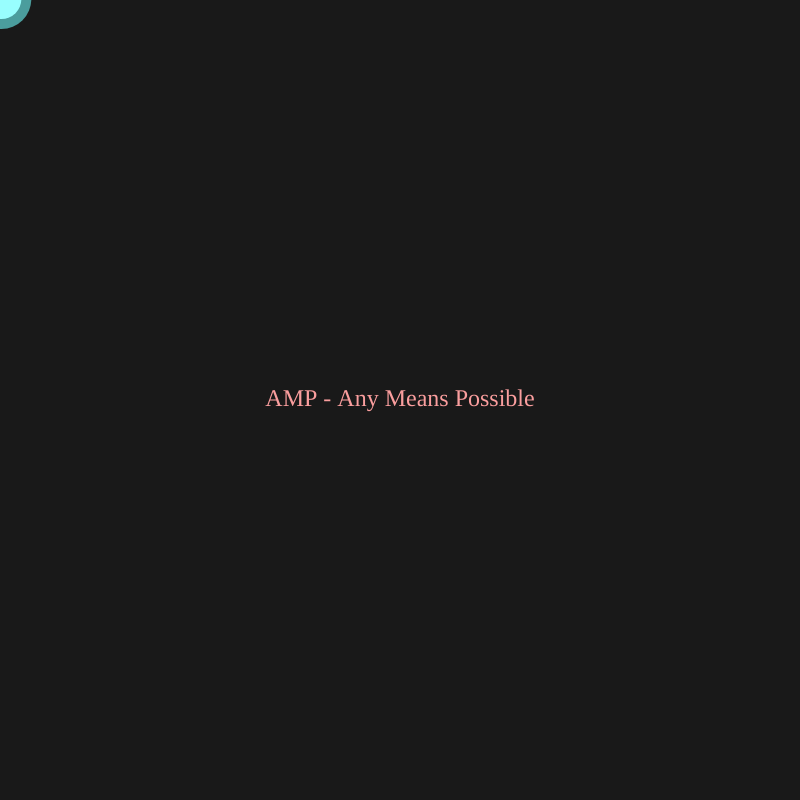
Frame 1 (no input)
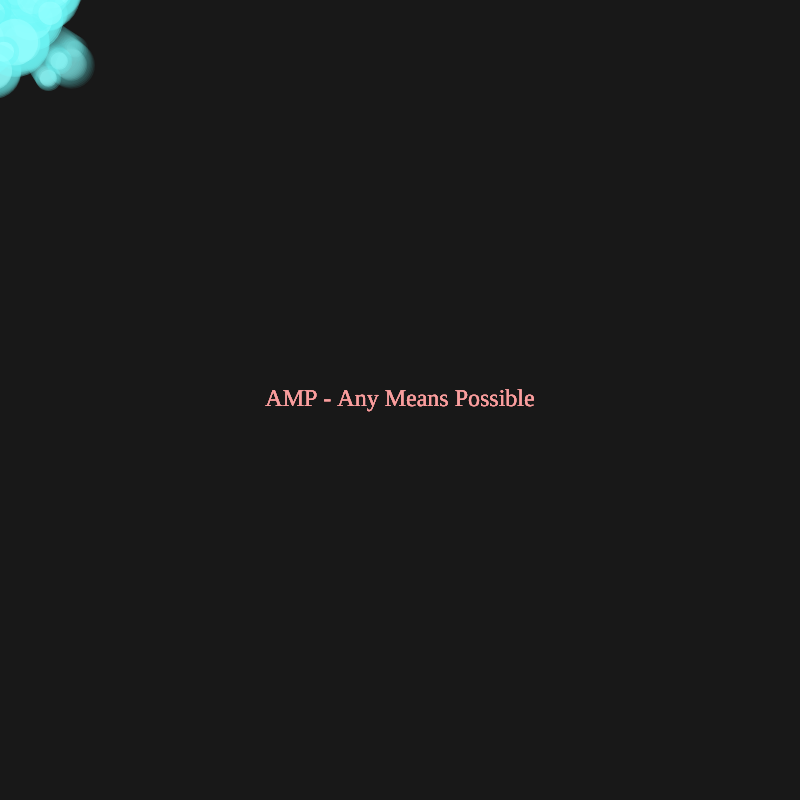
Frame 60 (no input)
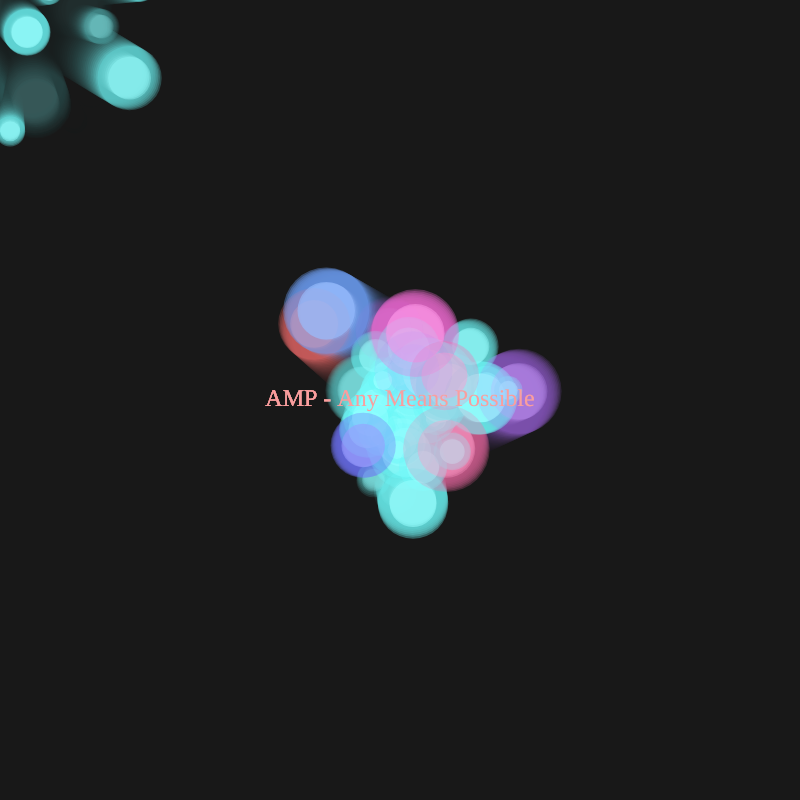
Frame 120 (the mouse pressed at the canvas centre since frame 60)

The p5.js sketch that drew these frames (run headless with seeded random() and noise() and a simulated clock; from frame 60 on, the mouse is pressed at the canvas centre):

// p5.js sketch
// ── sketch.js
let bubbles = [];
let baseText = "AMP - Any Means Possible";

function setup() {
  createCanvas(800, 800);
  colorMode(HSL, 360, 100, 100, 1);
  background(10);
  noCursor();
  textAlign(CENTER, CENTER);
  textFont('Orbitron, sans-serif');
}

function draw() {
  background(10, 0.1);

  let speed = dist(mouseX, mouseY, pmouseX, pmouseY);
  let hue = map(speed, 0, 50, 180, 360);

  bubbles.push(new Bubble(mouseX, mouseY, random(15, 50), hue));

  for (let i = bubbles.length - 1; i >= 0; i--) {
    bubbles[i].update();
    bubbles[i].show();
    if (bubbles[i].alpha < 0) bubbles.splice(i, 1);
  }

  // Text pulse animation based on speed
  let pulse = map(speed, 0, 50, 24, 72, true);
  let textHue = map(speed, 0, 50, 0, 360);
  
  push();
  translate(width / 2, height / 2);
  fill(textHue, 90, 80);
  noStroke();
  textSize(pulse);
  text(baseText, 0, 0);
  pop();
}

function mousePressed() {
  for (let i = 0; i < 10; i++) {
    let size = random(20, 60);
    let offsetX = random(-50, 50);
    let offsetY = random(-50, 50);
    let speed = random(0, 50);
    let hue = map(speed, 0, 50, 180, 360);
    bubbles.push(new Bubble(mouseX + offsetX, mouseY + offsetY, size, hue));
  }
}

class Bubble {
  constructor(x, y, size, hue) {
    this.pos = createVector(x, y);
    this.size = size;
    this.hue = hue;
    this.alpha = 1;
    this.fadeSpeed = random(0.005, 0.02);
    this.vel = p5.Vector.random2D().mult(random(0.5, 2));
  }
  
  update() {
    this.pos.add(this.vel);
    this.alpha -= this.fadeSpeed;
  }
  
  show() {
    noStroke();
    fill(this.hue, 90, 70, this.alpha * 0.6);
    ellipse(this.pos.x, this.pos.y, this.size * 1.5);
    fill(this.hue, 100, 80, this.alpha);
    ellipse(this.pos.x, this.pos.y, this.size);
  }
}
